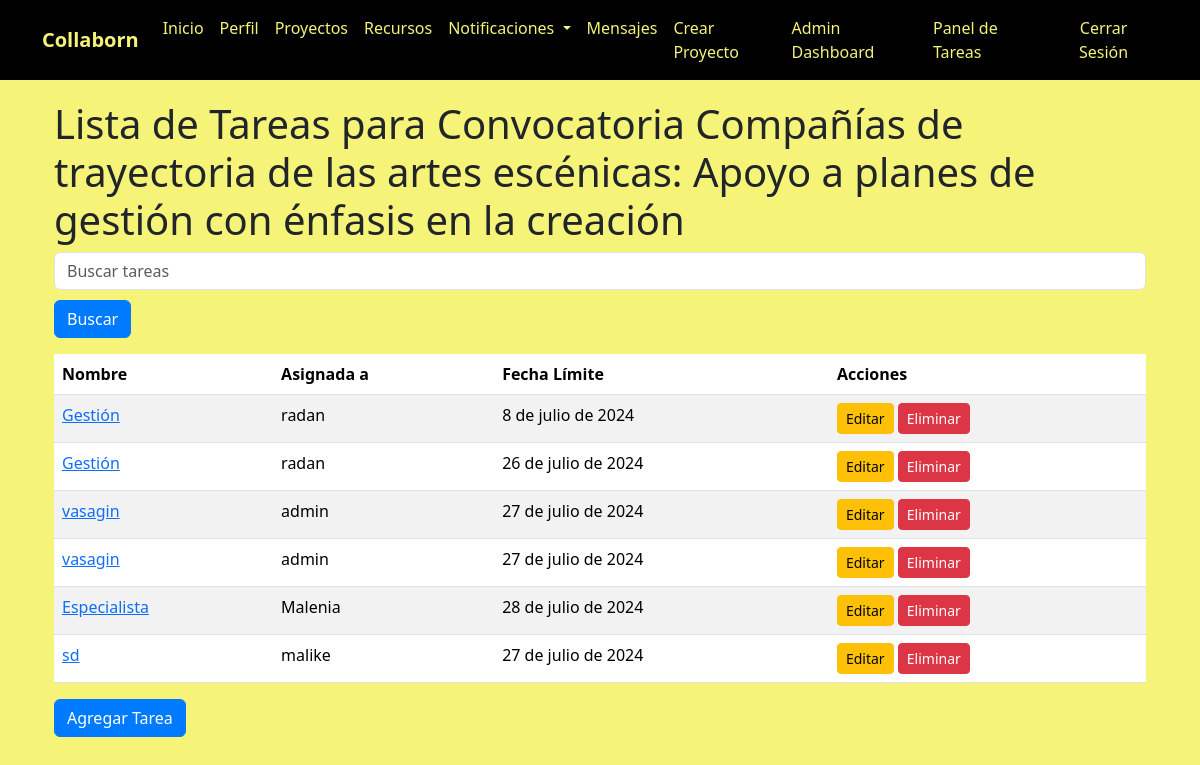
/tareas/listar/3/ (signed in), run on an earlier commit of the app's database.
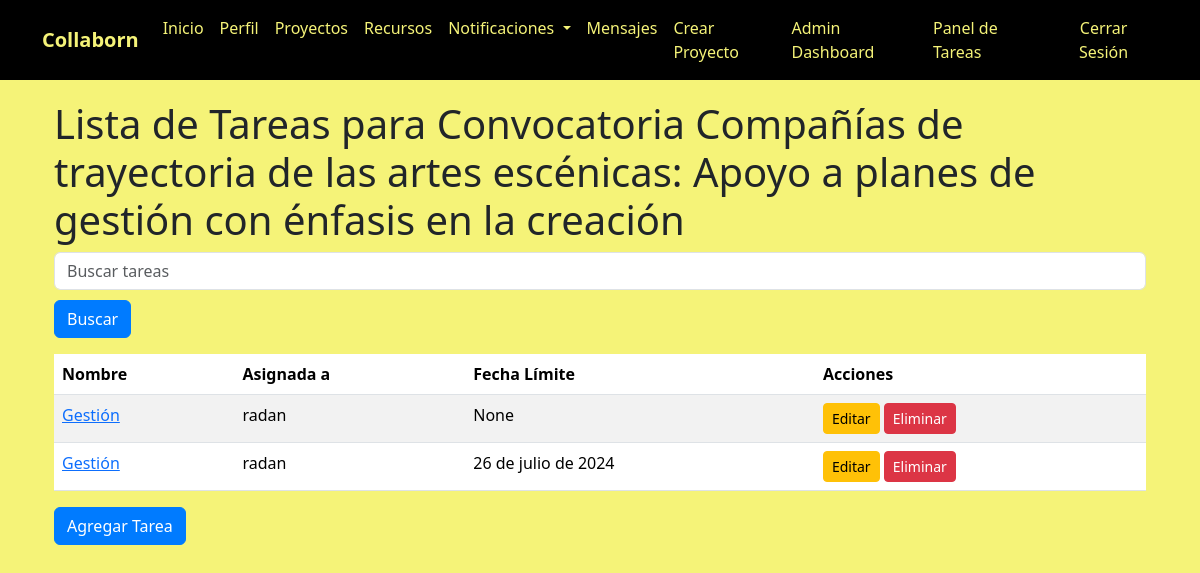
And on a later commit of the database.
### myapp/models.py (models this page shows, shortened)
class Tarea(models.Model):
    proyecto = models.ForeignKey(Proyecto, related_name='tareas', on_delete=models.CASCADE)
    nombre = models.CharField(max_length=200)
    descripcion = models.TextField(blank=True, null=True)
    completada = models.BooleanField(default=False)
    fecha_limite = models.DateField(blank=True, null=True)
    asignada_a = models.ForeignKey(User, related_name='tareas_asignadas', on_delete=models.SET_NULL, blank=True, null=True)

### myapp/views.py (the view)
# urls.py: path('tareas/listar/<int:proyecto_id>/', views.listar_tareas, name='listar_tareas'),
@login_required
def listar_tareas(request, proyecto_id):
    proyecto = get_object_or_404(Proyecto, id=proyecto_id)
    tareas = Tarea.objects.filter(proyecto=proyecto)
    query = request.GET.get('q')
    if query:
        tareas = tareas.filter(nombre__icontains=query)
    return render(request, 'myapp/listar_tareas.html', {'proyecto': proyecto, 'tareas': tareas})

### myapp/templates/myapp/listar_tareas.html (shortened to what this page needs)
{% extends 'myapp/base.html' %}
{% block content %}
<div class="container mt-5">
    <h1>Lista de Tareas para {{ proyecto.nombre }}</h1>
    <form method="get" class="form-inline mb-3">
        <input type="text" name="q" class="form-control mr-2" placeholder="Buscar tareas">
        <button type="submit" class="btn btn-primary">Buscar</button>
    </form>
    <table class="table table-striped">
        <thead>
            <tr>
                <th>Nombre</th>
                <th>Asignada a</th>
                <th>Fecha Límite</th>
                <th>Acciones</th>
            </tr>
        </thead>
        <tbody>
            {% for tarea in tareas %}
            <tr>
                <td><a href="{% url 'detalle_tarea' tarea.id %}">{{ tarea.nombre }}</a></td>
                <td>{{ tarea.asignada_a.username }}</td>
                <td>{{ tarea.fecha_limite }}</td>
                <td>
                    <a href="{% url 'editar_tarea' tarea.id %}" class="btn btn-sm btn-warning">Editar</a>
                    <button type="button" class="btn btn-sm btn-danger" data-toggle="modal" data-target="#confirmDeleteModal" data-tarea-id="{{ tarea.id }}">Eliminar</button>
                </td>
            </tr>
            {% endfor %}
        </tbody>
    </table>
    <a href="{% url 'agregar_tarea' proyecto.id %}" class="btn btn-primary">Agregar Tarea</a>
</div>
{% endblock %}

What changed in the data, as far as the page shows it:
removed Tarea: nombre "vasagin", asignada_a.username "admin", fecha_limite "27 de julio de 2024"
removed Tarea: nombre "vasagin", asignada_a.username "admin", fecha_limite "27 de julio de 2024"
removed Tarea: nombre "Especialista", asignada_a.username "Malenia", fecha_limite "28 de julio de 2024"
removed Tarea: nombre "sd", asignada_a.username "malike", fecha_limite "27 de julio de 2024"
changed Tarea: fecha_limite "8 de julio de 2024" → "None"
